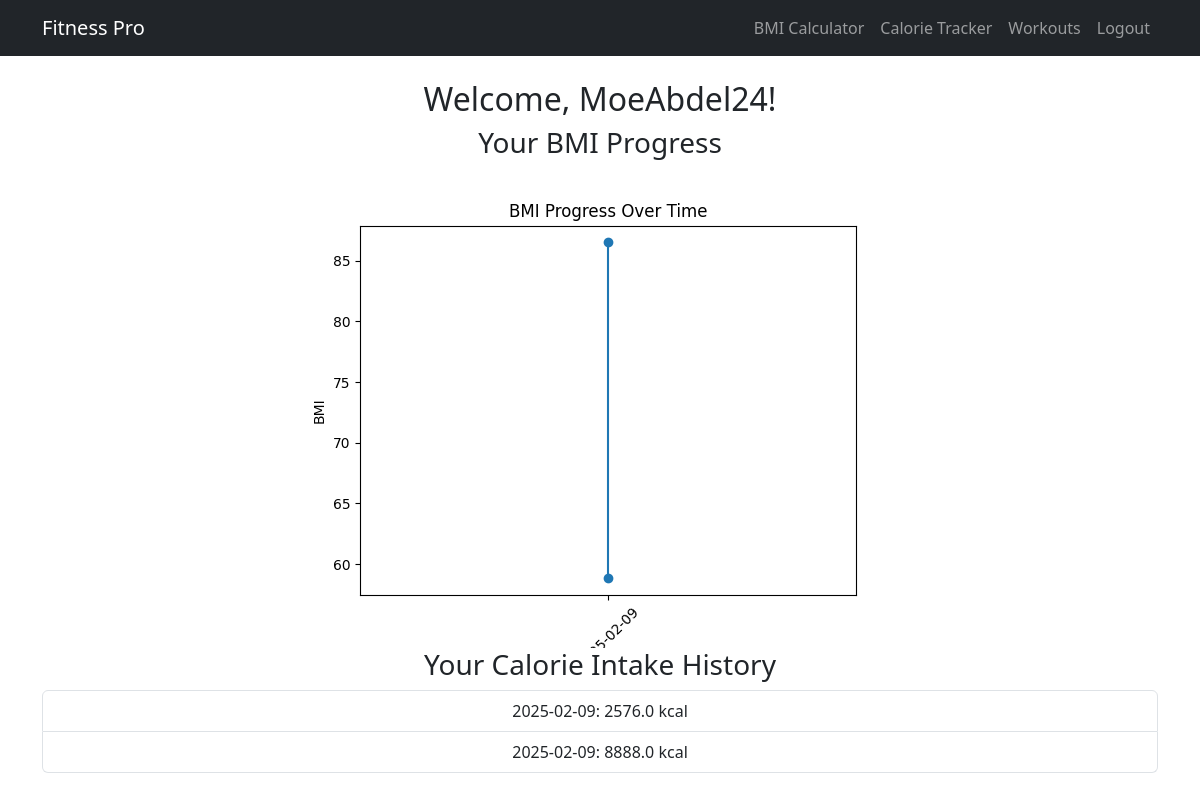
The page /dashboard (signed in) on the database its author committed.
### app.py (models this page shows, shortened)
class User(db.Model, UserMixin):
    id = db.Column(db.Integer, primary_key=True)
    username = db.Column(db.String(50), unique=True, nullable=False)
    email = db.Column(db.String(120), unique=True, nullable=False)
    password = db.Column(db.String(100), nullable=False)

class CalorieTracking(db.Model):
    id = db.Column(db.Integer, primary_key=True)
    user_id = db.Column(db.Integer, db.ForeignKey('user.id'), nullable=False)
    calories = db.Column(db.Float, nullable=False)
    date = db.Column(db.DateTime, nullable=False, default=db.func.current_timestamp())

### app.py (the view)
@app.route('/dashboard')
@login_required
def dashboard():
    bmi_history = BMIHistory.query.filter_by(user_id=current_user.id).all()
    calorie_history = CalorieTracking.query.filter_by(user_id=current_user.id).all()
    dates = [entry.date.strftime('%Y-%m-%d') for entry in bmi_history]
    bmi_values = [entry.bmi for entry in bmi_history]
    fig, ax = plt.subplots()
    ax.plot(dates, bmi_values, marker='o', linestyle='-')
    ax.set_title('BMI Progress Over Time')
    ax.set_xlabel('Date')
    ax.set_ylabel('BMI')
    plt.xticks(rotation=45)
    img = io.BytesIO()
    plt.savefig(img, format='png')
    img.seek(0)
    plot_url = base64.b64encode(img.getvalue()).decode()
    return render_template('dashboard.html', bmi_history=bmi_history, calorie_history=calorie_history, plot_url=plot_url)

### app.py (called while the page is built)
@login_manager.user_loader
def load_user(user_id):
    return User.query.get(int(user_id))

### templates/dashboard.html (shortened to what this page needs)
{% extends "base.html" %}
{% block content %}
<div class="text-center">
    <h2>Welcome, {{ current_user.username }}!</h2>
    <h3>Your BMI Progress</h3>
    {% if plot_url %}
        <img class="img-fluid" alt="BMI Progress Graph">
    {% else %}
        <p>No BMI history available.</p>
    {% endif %}
    <h3>Your Calorie Intake History</h3>
    <ul class="list-group">
        {% for entry in calorie_history %}
            <li class="list-group-item">{{ entry.date.strftime('%Y-%m-%d') }}: {{ entry.calories }} kcal</li>
        {% else %}
            <li class="list-group-item">No calorie intake recorded.</li>
        {% endfor %}
    </ul>
</div>
{% endblock %}

### rows shown on the page
User: username "MoeAbdel24"
CalorieTracking: date "2025-02-09", calories "2576.0"
CalorieTracking: date "2025-02-09", calories "8888.0"
